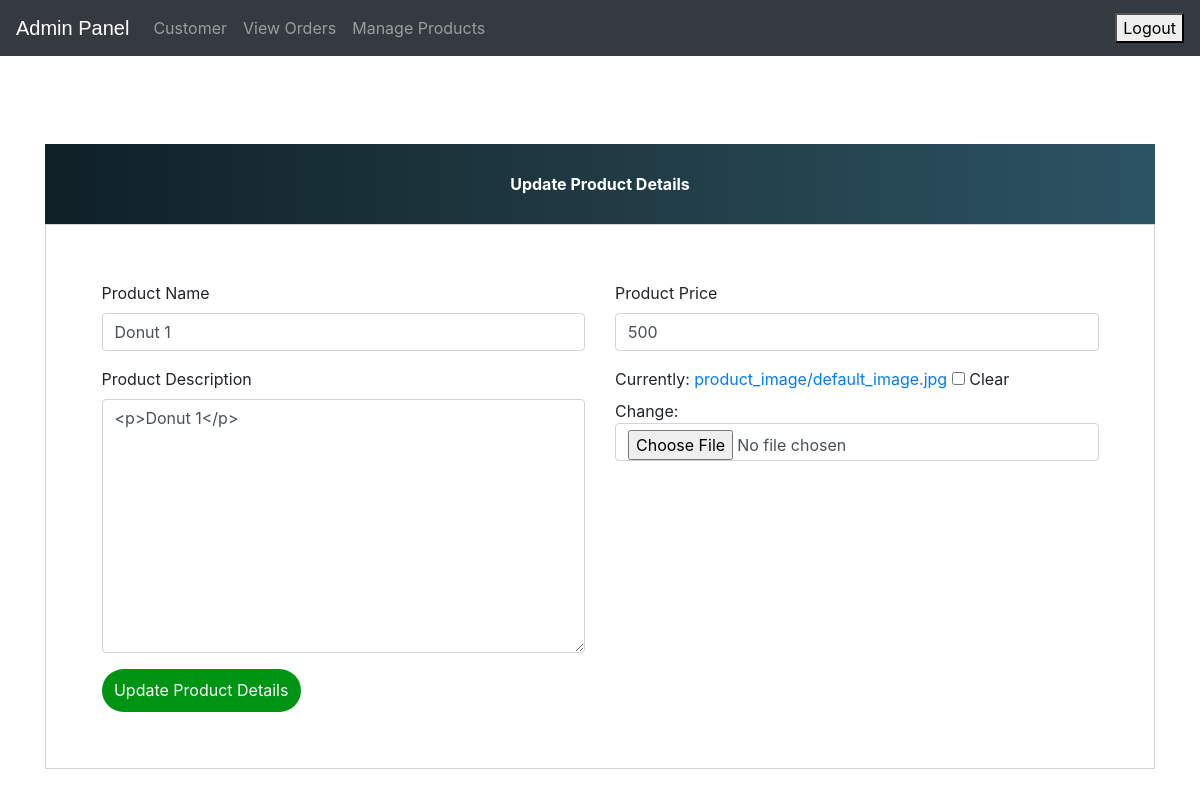
The page /update-product/1 (signed in) on the database its author committed.
### ecom/models.py (models this page shows, shortened)
class Product(models.Model):
    name = models.CharField(max_length=500)
    product_image = models.ImageField(upload_to='product_image/', null=True, blank=True, default="-")
    additional_image1 = models.ImageField(upload_to='product_image/other/', null=True, blank=True)
    additional_image2 = models.ImageField(upload_to='product_image/other/', null=True, blank=True)
    additional_image3 = models.ImageField(upload_to='product_image/other/', null=True, blank=True)
    additional_image4 = models.ImageField(upload_to='product_image/other/', null=True, blank=True)
    price = models.PositiveIntegerField()
    discount = models.PositiveIntegerField(null=True, blank=True, help_text="Discount Price")
    description = RichTextField()
    short_description = RichTextField(null=True, blank=True)
    stock = models.PositiveIntegerField(default=0)
    category = models.ForeignKey(Category, on_delete=models.CASCADE, related_name='products', default=1)
    sub_category = models.ForeignKey(Sub_category, on_delete=models.CASCADE, related_name='products', default=1)
    is_digital = models.BooleanField(default=False)
    featured = models.BooleanField(default=False)
    popular = models.BooleanField(default=False)
    colors = models.ManyToManyField(Color, blank=True, related_name='products')  # Added color options
    free_delivery = models.BooleanField(default=False)
    priority = models.IntegerField(default=1000)
    popular_priority = models.IntegerField(default=1000)
    feautered_priority = models.IntegerField(default=1000)
    exclusive = models.BooleanField(default=False, help_text="Select this product to display exclusively")

### ecom/views.py (the view)
# urls.py: path('update-product/<int:pk>', views.update_product_view,name='update-product'),
@login_required(login_url='adminlogin')
def update_product_view(request,pk):
    product=models.Product.objects.get(id=pk)
    productForm=forms.ProductForm(instance=product)
    if request.method=='POST':
        productForm=forms.ProductForm(request.POST,request.FILES,instance=product)
        if productForm.is_valid():
            productForm.save()
            return redirect('admin-products')
    return render(request,'ecom/admin_update_product.html',{'productForm':productForm})

### ecom/forms.py
class ProductForm(forms.ModelForm):
    class Meta:
        model=models.Product
        fields=['name','price','description','product_image', 'category']

### ecom/context_processors.py (called while the page is built)
def categories_context(request):
    categories = Category.objects.prefetch_related('sub_category').all()
    return {'categories': categories}

### templates/ecom/admin_update_product.html (shortened to what this page needs)
{% extends 'ecom/admin_base.html' %}
{% load widget_tweaks %}
{% block content %}
<head>
  <link href="//maxcdn.bootstrapcdn.com/bootstrap/4.1.1/css/bootstrap.min.css" rel="stylesheet" id="bootstrap-css">
</head>
<br><br><br><br><br><br>
<form method="post" enctype="multipart/form-data">
  <div class="container register-form">
    <div class="form">
      <div class="note">
        <p>Update Product Details</p>
      </div>
      <div class="form-content">
        <div class="row">
          <div class="col-md-6">
            <div class="form-group">
              <label for="">Product Name</label>
              {% render_field productForm.name class="form-control" placeholder="Product Name" %}
            </div>
            <div class="form-group">
              <label for="">Product Description</label>
              {% render_field productForm.description class="form-control" placeholder="Description" %}
            </div>
          </div>
          <div class="col-md-6">
            <div class="form-group">
              <label for="">Product Price</label>
              {% render_field productForm.price class="form-control" placeholder="Price" %}
            </div>
            <div class="form-group">
              {% render_field productForm.product_image class="form-control" placeholder="product_image" %}
            </div>
          </div>
        </div>
        <button type="submit" class="btnSubmit">Update Product Details</button>
      </div>
    </div>
  </div>
</form>
{% endblock content %}

### templates/ecom/admin_base.html (style rules this page uses)
p { text-align: center; }

### templates/ecom/admin_update_product.html (style rules this page uses)
a:link { text-decoration: none; }
.note { text-align: center; height: 80px; background: #0F2027; background: -webkit-linear-gradient(to left, #2C5364, #203A43, #0F2027); background: linear-gradient(to left, #2C5364, #203A43, #0F2027); color: #fff; font-weight: bold; line-height: 80px; }
.form-content { padding: 5%; border: 1px solid #ced4da; margin-bottom: 2%; }
.form-control { border-radius: 1.5rem; }
.btnSubmit { border: none; border-radius: 1.5rem; padding: 1%; width: 20%; cursor: pointer; background: #009414; color: #fff; }

### rows shown on the page
Product: name "Donut 1", description "<p>Donut 1</p>", price "500"
